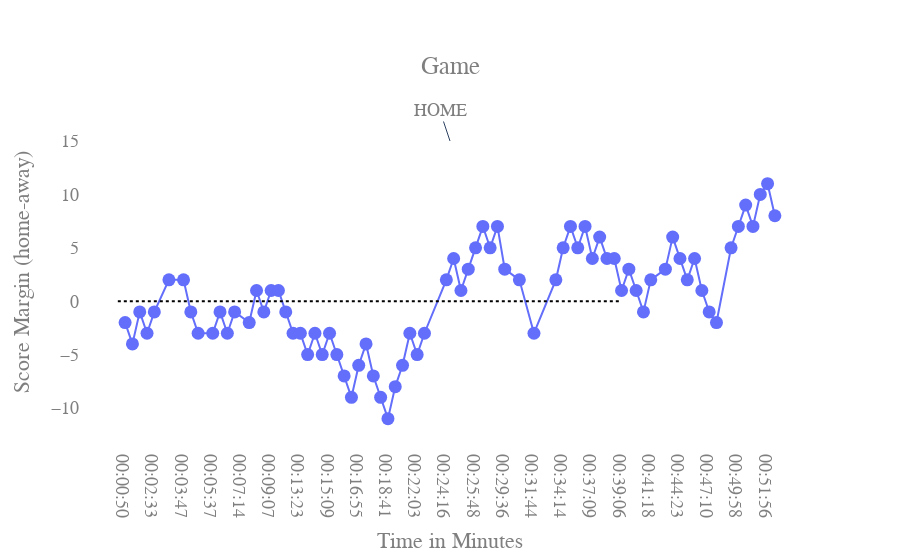

Notebook code for this chart:
### Code cell
from nba_api.stats.endpoints import playbyplayv2
import plotly.graph_objects as go
import pandas as pd
from nba_api.stats.endpoints import leaguegamefinder
import datetime
pbp = playbyplayv2.PlayByPlayV2("0041700401")
pbp = pbp.get_data_frames()[0]
pbp = pbp.loc[pbp['EVENTMSGTYPE'] == 1]

#if the period is 4 or less
pbp['secs'] = pbp['PCTIMESTRING'].str.split(":").str[0].astype(int).rsub(12).mul(60).sub(pbp['PCTIMESTRING']
                .str.split(":").str[1].astype(int)).add(pbp['PERIOD'].sub(1).mul(720))
#if the period is more than 4

pbp.loc[(pbp['PERIOD'] > 4), 'secs'] = pbp['PCTIMESTRING'].str.split(":").str[0].astype(int).rsub(5).mul(60).sub(pbp['PCTIMESTRING'].str.split(":").str[1].astype(int)).add(2880).add(pbp['PERIOD'].sub(5).mul(300))


##
XAXIS = pbp['secs'].floordiv(60).astype(str)
XAXIS = XAXIS.add(":")
XAXIS = XAXIS.add(pbp['secs'].mod(60).astype(str))
XAXIS = pd.to_datetime(XAXIS, format = "%M:%S").dt.time
pbp['XAXIS'] = XAXIS


fig = go.Figure()
values = list(range(-40,40))

fig.add_trace(go.Scatter(
    x=pbp['XAXIS'],
    y= pbp['SCOREMARGIN'],
    name = '<b>No</b> Gaps', # Style name/legend entry with html tags
    connectgaps=True,
    mode='lines+markers',
    marker=dict(
        size=13,
        cmax=40,
        cmin=-40,
        
    )
))

fig.update_layout({
'plot_bgcolor': 'rgba(0, 0, 0, 0)',
'paper_bgcolor': 'rgba(0, 0, 0, 0)',
})



fig.update_layout(
    title={
        'text': "Game",
        'y':0.9,
        'x':0.5,
        'xanchor': 'center',
        'yanchor': 'top'},
    xaxis_title="Time in Minutes  ",
    yaxis_title="Score Margin (home-away)",
    font=dict(
        family="Verdana",
        size=18,
        color="#7f7f7f"
    ),
    
)

fig.add_shape(
        # Line Horizontal
            type="line",
            x0=-1,
            y0=0,
            x1=68,
            y1=0,
            line=dict(
                color="#000000",
                width=2,
                dash="dot",
            ),
    )

fig.update_layout(
    hoverlabel=dict(
        bgcolor="white", 
        font_size=16, 
        font_family="Rockwell"
    ),
    annotations=[
            dict(
                x=datetime.datetime(year=1900, month=1, day=1, minute=59, second=0),
                y=15,
                xref="x",
                yref="y",
                text="HOME",
            )
        ]
)

### Figure 1 — Plotly figure (JSON) as saved in the notebook; plotly's stock layout.template omitted (floating-point values rounded to 4 significant figures)
{"data": [{"connectgaps": true, "marker": {"cmax": 40, "cmin": -40, "size": 13}, "mode": "lines+markers", "name": "<b>No</b> Gaps", "type": "scatter", "x": ["00:00:50", "00:01:23", "00:02:01", "00:02:20", "00:02:33", "00:02:57", "00:03:23", "00:03:35", "00:03:47", "00:04:18", "00:04:42", "00:05:18", "00:05:37", "00:05:56", "00:06:16", "00:06:32", "00:07:14", "00:07:34", "00:08:43", "00:08:56", "00:09:07", "00:10:33", "00:11:00", "00:12:19", "00:13:23", "00:13:47", "00:14:09", "00:15:01", "00:15:09", "00:15:35", "00:16:05", "00:16:38", "00:16:55", "00:17:32", "00:17:51", "00:18:06", "00:18:41", "00:18:59", "00:19:32", "00:21:42", "00:22:03", "00:22:10", "00:22:37", "00:24:00", "00:24:16", "00:25:03", "00:25:11", "00:25:24", "00:25:48", "00:26:58", "00:27:48", "00:28:49", "00:29:36", "00:30:33", "00:30:52", "00:31:28", "00:31:44", "00:31:57", "00:33:01", "00:33:21", "00:34:14", "00:34:45", "00:35:04", "00:35:14", "00:37:09", "00:37:53", "00:38:12", "00:38:39", "00:39:06", "00:39:37", "00:39:59", "00:40:29", "00:41:18", "00:42:31", "00:42:54", "00:43:21", "00:44:23", "00:45:06", "00:45:25", "00:45:56", "00:47:10", "00:47:28", "00:47:37", "00:49:15", "00:49:58", "00:50:46", "00:50:59", "00:51:24", "00:51:56", "00:52:33"], "y": ["-2", "-4", "-1", "-3", "-1", "TIE", "2", "TIE", "2", "-1", "-3", "TIE", "-3", "-1", "-3", "-1", "TIE", "-2", "1", "-1", "1", "1", "-1", "-3", "-3", "-5", "-3", "-5", "-3", "-5", "-7", "-9", "-6", "-4", "-7", "-9", "-11", "-8", "-6", "-3", "-5", "-3", "TIE", "TIE", "2", "4", "1", "3", "5", "7", "5", "7", "3", "TIE", "2", "TIE", "-3", "TIE", "TIE", "2", "5", "7", "5", "7", "4", "6", "4", "4", "1", "3", "1", "-1", "2", "TIE", "3", "6", "4", "2", "4", "1", "-1", "-2", "TIE", "5", "7", "9", "7", "10", "11", "8"]}], "layout": {"annotations": [{"text": "HOME", "x": "1900-01-01T00:59:00", "xref": "x", "y": 15, "yref": "y"}], "font": {"color": "#7f7f7f", "family": "Verdana", "size": 18}, "hoverlabel": {"bgcolor": "white", "font": {"family": "Rockwell", "size": 16}}, "paper_bgcolor": "rgba(0, 0, 0, 0)", "plot_bgcolor": "rgba(0, 0, 0, 0)", "shapes": [{"line": {"color": "#000000", "dash": "dot", "width": 2}, "type": "line", "x0": -1, "x1": 68, "y0": 0, "y1": 0}], "title": {"text": "Game", "x": 0.5, "xanchor": "center", "y": 0.9, "yanchor": "top"}, "xaxis": {"title": {"text": "Time in Minutes  "}}, "yaxis": {"title": {"text": "Score Margin (home-away)"}}}}
